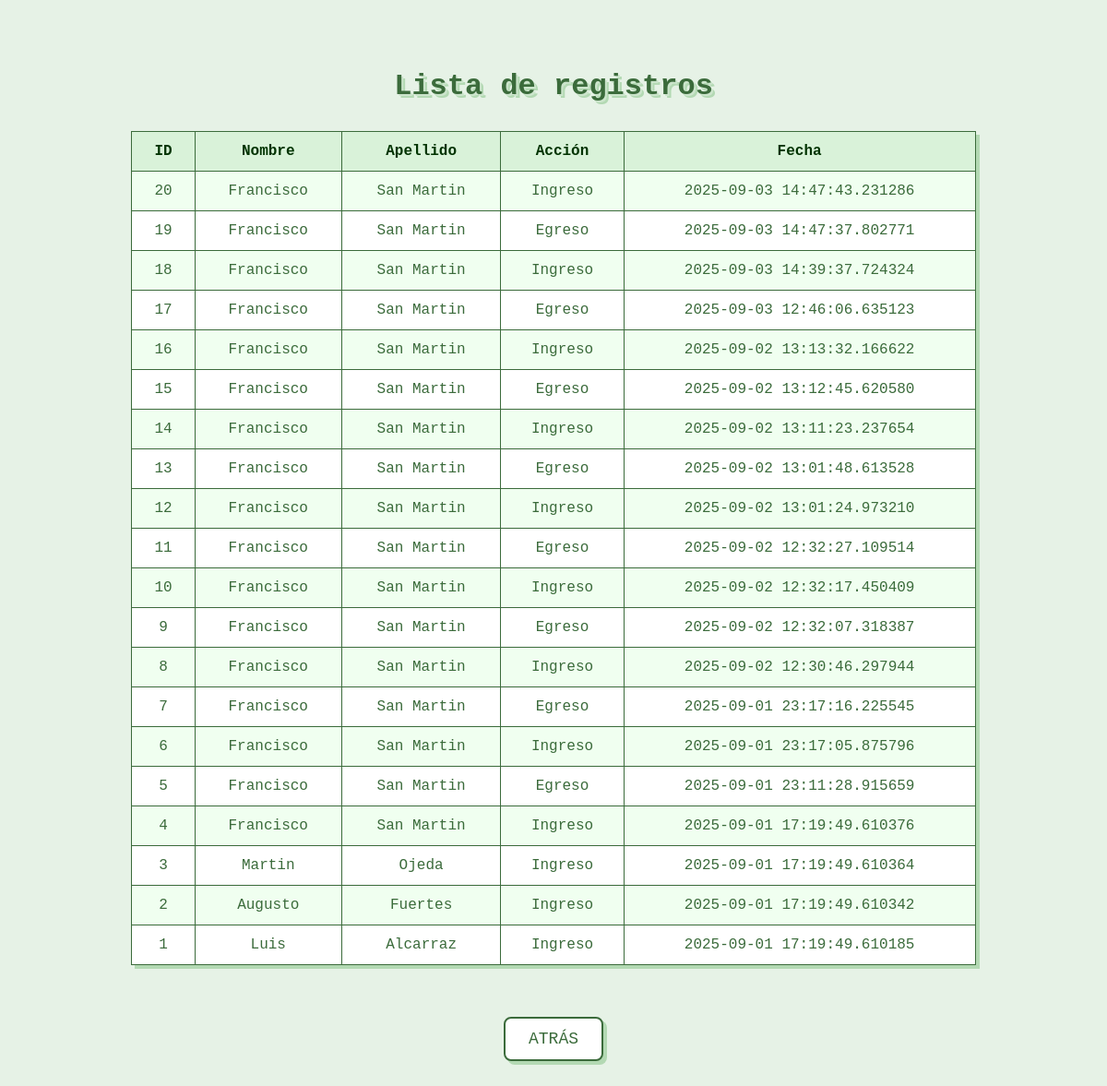
Page /registros on the earlier database version.
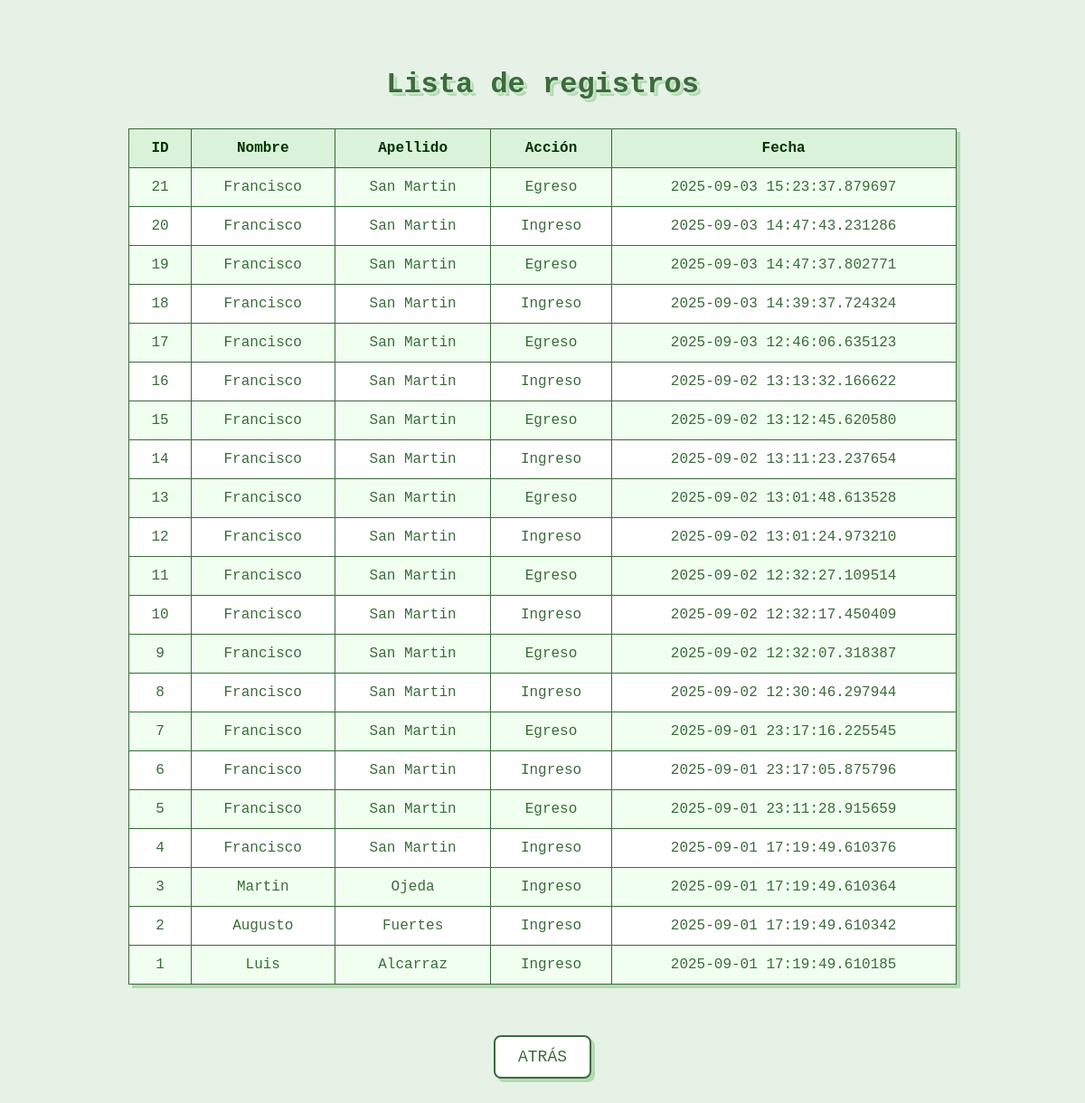
Same page on the later database version.
### tables this page shows
CREATE TABLE registros (id INTEGER PRIMARY KEY,empleado_id INTEGER,accion TEXT,date TIMESTAMP, FOREIGN KEY (empleado_id) REFERENCES empleados(id));

CREATE TABLE empleados
                 (id INTEGER PRIMARY KEY, nombre TEXT, apellido TEXT);

### backend/main.py (the view)
@app.route("/registros")
def registros():
    datos = db.obtener_registros_empleados()
    return render_template("registros.html", registros=datos)

### backend/db.py (called while the page is built)
def get_connection():
    return sqlite3.connect(DB_ROUTE)

def obtener_registros_empleados():
    conn = get_connection()
    c = conn.cursor()
    c.execute("SELECT r.id, e.nombre, e.apellido, r.accion, r.date FROM registros r, empleados e where r.empleado_id = e.id ORDER BY date DESC")
    registros = c.fetchall()
    conn.close()
    return registros

### frontend/templates/registros.html (shortened to what this page needs)
<!DOCTYPE html>
<html>
<head>
    <link rel="stylesheet" href="{{ url_for('static', filename='registros.css') }}">
</head>
<body>
    <h2>Lista de registros</h2>
    <table border="1">
        <tr>
            <th>ID</th>
            <th>Nombre</th>
            <th>Apellido</th>
            <th>Acción</th>
            <th>Fecha</th>
        </tr>
        {% for r in registros %}
        <tr>
            <td>{{ r[0] }}</td>
            <td>{{ r[1] }}</td>
            <td>{{ r[2] }}</td>
            <td>{{ r[3] }}</td>
            <td>{{ r[4] }}</td>
        </tr>
        {% endfor %}
    </table>
</body>
</html>
    <a href="{{ url_for('index') }}">
        <button>ATRÁS</button>
    </a>
</body>
</html>

### frontend/static/registros.css (style rules this page uses)
body { font-family: 'Courier New', Courier, monospace; background-color: #e6f2e6; display: flex; flex-direction: column; align-items: center; padding: 40px 20px; color: #3b6b3b; }
h2 { font-size: 32px; margin-bottom: 30px; text-align: center; text-shadow: 2px 2px 0 #cce5cc, 4px 4px 0 #b3d9b3; }
table { border-collapse: collapse; width: 80%; max-width: 1000px; background-color: #ffffff; box-shadow: 4px 4px 0 #b3d9b3; }
th, td { border: 1px solid #3b6b3b; padding: 12px 15px; text-align: center; font-size: 16px; }
th { background-color: #d9f2d9; color: #003300; font-weight: bold; }
tr:nth-child(even) { background-color: #f0fff0; }
a button { font-family: 'Courier New', Courier, monospace; font-size: 18px; padding: 12px 25px; margin-top: 20px; border: 2px solid #3b6b3b; border-radius: 8px; background-color: #ffffff; color: #3b6b3b; cursor: pointer; box-shadow: 4px 4px 0 #b3d9b3; transition: all 0.3s ease; }

Differences in the rows shown:
added registros: id "21", nombre "Francisco", apellido "San Martin", accion "Egreso", date "2025-09-03 15:23:37.879697"
